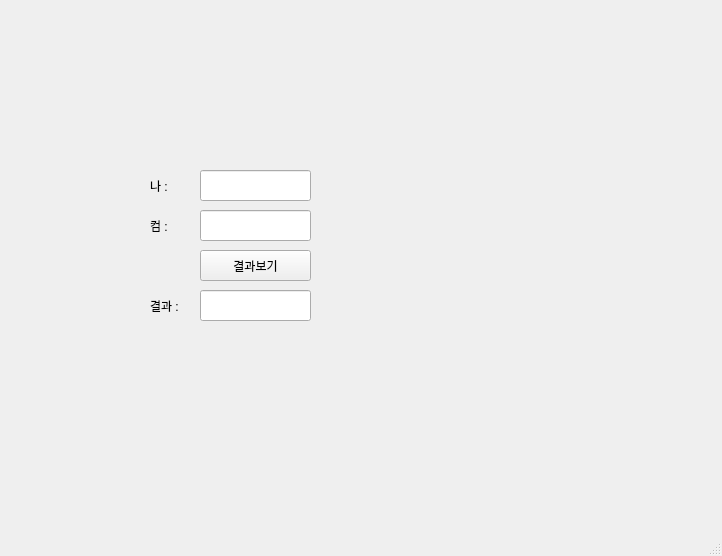
<?xml version="1.0" encoding="UTF-8"?>
<ui version="4.0">
 <class>MainWindow</class>
 <widget class="QMainWindow" name="MainWindow">
  <property name="geometry">
   <rect>
    <x>0</x>
    <y>0</y>
    <width>722</width>
    <height>556</height>
   </rect>
  </property>
  <property name="windowTitle">
   <string>MainWindow</string>
  </property>
  <widget class="QWidget" name="centralwidget">
   <widget class="QLineEdit" name="le1">
    <property name="geometry">
     <rect>
      <x>200</x>
      <y>170</y>
      <width>111</width>
      <height>31</height>
     </rect>
    </property>
   </widget>
   <widget class="QLabel" name="label1">
    <property name="geometry">
     <rect>
      <x>150</x>
      <y>170</y>
      <width>41</width>
      <height>31</height>
     </rect>
    </property>
    <property name="text">
     <string>나 : </string>
    </property>
   </widget>
   <widget class="QLineEdit" name="le2">
    <property name="geometry">
     <rect>
      <x>200</x>
      <y>210</y>
      <width>111</width>
      <height>31</height>
     </rect>
    </property>
   </widget>
   <widget class="QPushButton" name="pb">
    <property name="geometry">
     <rect>
      <x>200</x>
      <y>250</y>
      <width>111</width>
      <height>31</height>
     </rect>
    </property>
    <property name="text">
     <string>결과보기</string>
    </property>
   </widget>
   <widget class="QLineEdit" name="le3">
    <property name="geometry">
     <rect>
      <x>200</x>
      <y>290</y>
      <width>111</width>
      <height>31</height>
     </rect>
    </property>
   </widget>
   <widget class="QLabel" name="label1_2">
    <property name="geometry">
     <rect>
      <x>150</x>
      <y>210</y>
      <width>41</width>
      <height>31</height>
     </rect>
    </property>
    <property name="text">
     <string>컴 : </string>
    </property>
   </widget>
   <widget class="QLabel" name="label1_3">
    <property name="geometry">
     <rect>
      <x>150</x>
      <y>290</y>
      <width>41</width>
      <height>31</height>
     </rect>
    </property>
    <property name="text">
     <string>결과 :</string>
    </property>
   </widget>
  </widget>
  <widget class="QMenuBar" name="menubar">
   <property name="geometry">
    <rect>
     <x>0</x>
     <y>0</y>
     <width>722</width>
     <height>21</height>
    </rect>
   </property>
  </widget>
  <widget class="QStatusBar" name="statusbar"/>
 </widget>
 <resources/>
 <connections/>
</ui>
